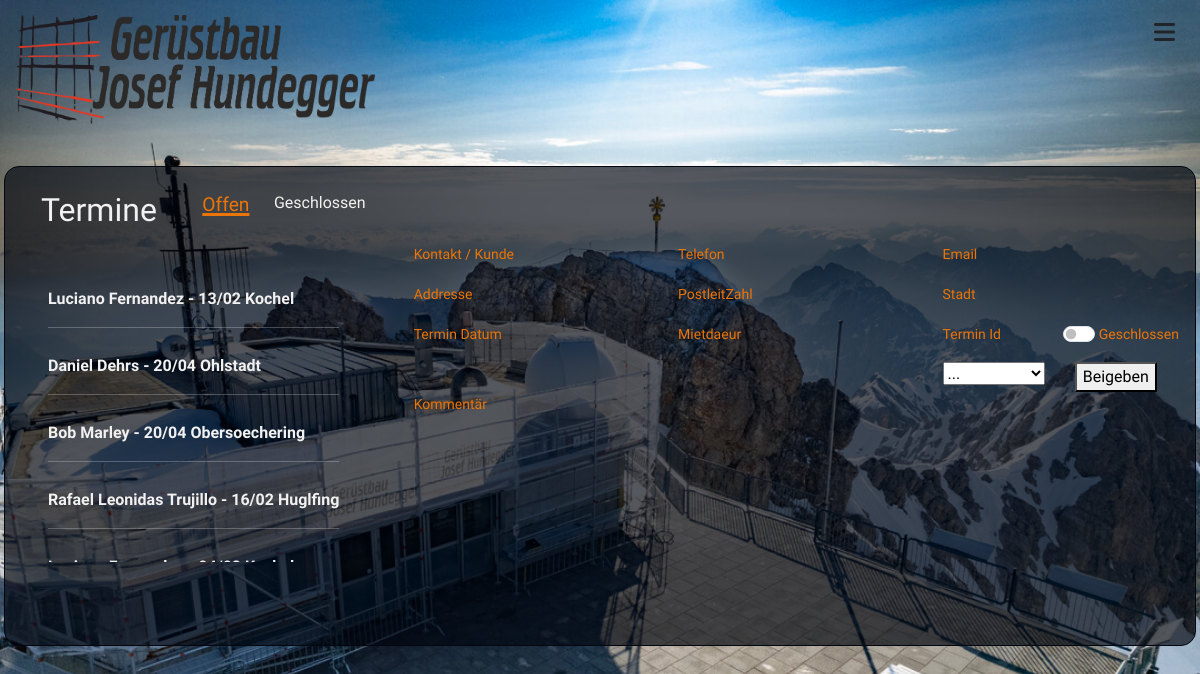
Screenshot of /termine/termin with the database file from the repository.
### termine/models.py (models this page shows, shortened)
class Termin(models.Model):
    contact_person = models.CharField(max_length=255)
    phone = models.CharField(max_length=20)
    email = models.EmailField()
    visit_date = models.DateField()
    rent_timeframe = models.CharField(max_length=20, null=True, blank=True)
    address = models.CharField(max_length=255)
    zipcode = models.CharField(max_length=10)
    city = models.CharField(max_length=100)
    notes = models.CharField(max_length=255, blank=True, null=True)
    user = models.ForeignKey(User, on_delete=models.CASCADE, blank=True, null=True)
    is_taken = models.BooleanField(default=False)
    taken_date = models.DateField(blank=True, null=True)

### termine/views.py (the view)
# urls.py: path('termin', views.terminList.as_view(), name='termine'),
class terminList(View):
    template_name = 'termine/termin.html'
    def get(self, request, *args, **kwargs):
        termins = Termin.objects.filter(is_taken=False)
        takens = Termin.objects.filter(is_taken=True)
        users = get_user_model().objects.all()
        context = {
            'termins': termins,
            'takens': takens,
            'users': users,
        }
        return render(request, self.template_name, context)

### home/context_processors.py (called while the page is built)
def background_images(request):
    media_dir = os.path.join(settings.MEDIA_ROOT, 'site/background/')
    image_files = [f for f in os.listdir(media_dir) if os.path.isfile(os.path.join(media_dir, f))]
    return {'background_images': image_files}

### termine/templates/termine/termin.html (shortened to what this page needs)
{% extends "base.html" %}
{% load i18n %}
{% load static %}
{% block content %}
<div class="leistungen row" id="termine">
  <div class="col-12 col-md-4">
      <div class="row p-4  terminTitle">
          <div class="col-5"><h2>Termine</h2></div>
          <div class="col-3 termine-tab active" id="open-tab" >Offen</div>
          <div class="col-4 termine-tab" id="closed-tab">Geschlossen</div>
      </div>
      <div class="col-12">
        <ul class="termin-list" id="termin-list" >
          {% for termin in termins %}
          <li data-termin-id="{{ termin.id }}"
              data-contact-person="{{ termin.contact_person }}"
              data-phone="{{ termin.phone }}"
              data-email="{{ termin.email }}"
              data-visit-date="{{ termin.visit_date }}"
              data-rent-timeframe="{{ termin.rent_timeframe }}"
              data-address="{{ termin.address }}"
              data-zipcode="{{ termin.zipcode }}"
              data-city="{{ termin.city }}"
              data-notes="{{ termin.notes }}"
              data-user="{{ termin.user }}"
              data-is_taken="{{ termin.is_taken }}"
              data-taken_date="{{ termin.taken_date }}"
              class="termin-item">
            {{ termin.contact_person }} - {{ termin.visit_date|date:"d/m" }}
            {{ termin.city}}
            <hr>
          </li>
        {% endfor %}
        </ul>
      </div>
  </div>
  <div class="col-12 col-md-8 order-md-last" id="selected-termin">
      <div class="row">
        <div class="col-12 col-md-4 form-termin" id="contact_person">
          <small>Kontakt / Kunde</small>
      </div>
      <div class="col-6 col-md-4 form-termin" id="phone">
          <small>Telefon</small>
      </div>
      <div class="col-6 col-md-4 form-termin" id="email">
          <small>Email</small>
      </div>
      <div class="col-4 col md-4 form-termin" id="address">
          <small>Addresse</small>
      </div>
      <div class="col-4 col-md-4 form-termin" id="zipcode">
          <small>PostleitZahl</small>
      </div>
      <div class="col-4 col-md-4 form-termin" id="city">
          <small>Stadt</small>
      </div>
      <div class="col-4 form-termin" id="visit_date">
        <small>Termin Datum</small>
    </div>
    <div class="col-4 form-termin" id="rent_timeframe">
        <small>Mietdaeur</small>
    </div>
    <div class="col-4 form-termin" id="rent_is_taken">
        <div class="row">
            <div class="col-6 form-termin" id="terminId">
                <small>Termin Id</small>
            </div>
            <div class="col-6 form-switch">
            <input type="checkbox" class="form-check-input" id="is_taken_switch">
            <label class="form-check-label" for="is_taken_switch"><small>Geschlossen</small></label>
            </div>
        </div>
        <div class="row">
            <div class="col-6">
                <select id="userSelect">
                    <option value="" selected>...</option>
                </select>
            </div>
            <div class="col-6">
                <button id="applyButton">Beigeben</button>
            </div>
        </div>
    </div>
    <div class="col-12 form-termin" id="notes">
        <small>Kommentär</small>
    </div>
  </div>
</div>
{% endblock %}

### static/css/base.css (style rules this page uses)
html { min-height: 100vh; }
body { height: 100%; margin: 0; position: relative; z-index: 1; }
body::before { content: ""; position: fixed; top: 0; left: 0; width: 100%; height: 100%; z-index: 1; background-size: cover; background-position: center; transition: background-image 1s ease-in-out; background-image: var(--background-image); z-index: 0; }
input { background-color: transparent; border: none; border-bottom: 1px solid #eb7506; width: 100%; color: #f2f1f1; text-align: right; font-family: "Domine", serif; font-weight: 600; }
.leistungen { position: relative; height: 60vh; width: auto; background-color: #01060fa9; border: 1px solid #01060f; border-radius: 15px; color: #f2f1f1; font-family: "Protest Guerrilla", sans-serif; box-sizing: border-box; display: block; z-index: 50; margin-bottom: 25px; }
.leistungen ul { list-style: none; padding: 20px 25px; font-size: 1rem; font-family: "Domine", serif; font-weight: 700; }
.leistungen li { padding: 5px; }
#termine { margin-top:150px; }
.termine-tab { margin: none; height: 30px; text-align: right; cursor: pointer; }
.termine-tab.active { font-size: 1.2rem; text-decoration: 3px underline #eb7506; color:#eb7506; }
.termin-list { text-align: left; list-style-type:none; margin: 1px; max-height: 300px; width: fit-content; padding: 15px 0; z-index: 25; font-family: "Domine", serif; overflow-y: auto; }
#selected-termin { margin-top: 75px; max-height: 350px; overflow-y: auto; }
#selected-termin small { margin-top: 5px; color: #eb7506; }
#applyButton { text-align: right; }

### rows the page displays
Termin: contact_person "Luciano Fernandez", visit_date "13/02", city "Kochel"
Termin: contact_person "Daniel Dehrs", visit_date "20/04", city "Ohlstadt"
Termin: contact_person "Bob Marley", visit_date "20/04", city "Obersoechering"
Termin: contact_person "Rafael Leonidas Trujillo", visit_date "16/02", city "Huglfing"
